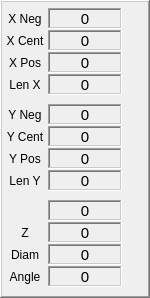
         <widget class="QFrame" name="frame_6">
          <property name="geometry">
           <rect>
            <x>450</x>
            <y>0</y>
            <width>150</width>
            <height>298</height>
           </rect>
          </property>
          <property name="frameShape">
           <enum>QFrame::WinPanel</enum>
          </property>
          <property name="frameShadow">
           <enum>QFrame::Raised</enum>
          </property>
          <widget class="QLabel" name="lab_probing_ang">
           <property name="geometry">
            <rect>
             <x>4</x>
             <y>266</y>
             <width>42</width>
             <height>21</height>
            </rect>
           </property>
           <property name="text">
            <string>Angle</string>
           </property>
           <property name="alignment">
            <set>Qt::AlignCenter</set>
           </property>
          </widget>
          <widget class="QLabel" name="lab_probing_xn">
           <property name="geometry">
            <rect>
             <x>4</x>
             <y>8</y>
             <width>42</width>
             <height>21</height>
            </rect>
           </property>
           <property name="text">
            <string>X Neg</string>
           </property>
           <property name="alignment">
            <set>Qt::AlignCenter</set>
           </property>
          </widget>
          <widget class="QLabel" name="lab_probing_xc">
           <property name="geometry">
            <rect>
             <x>4</x>
             <y>30</y>
             <width>42</width>
             <height>21</height>
            </rect>
           </property>
           <property name="text">
            <string>X Cent</string>
           </property>
           <property name="alignment">
            <set>Qt::AlignCenter</set>
           </property>
          </widget>
          <widget class="QLabel" name="lab_probing_diam">
           <property name="geometry">
            <rect>
             <x>4</x>
             <y>244</y>
             <width>42</width>
             <height>21</height>
            </rect>
           </property>
           <property name="text">
            <string>Diam</string>
           </property>
           <property name="alignment">
            <set>Qt::AlignCenter</set>
           </property>
          </widget>
          <widget class="QLabel" name="lab_probing_z">
           <property name="geometry">
            <rect>
             <x>4</x>
             <y>222</y>
             <width>42</width>
             <height>21</height>
            </rect>
           </property>
           <property name="text">
            <string>Z</string>
           </property>
           <property name="alignment">
            <set>Qt::AlignCenter</set>
           </property>
          </widget>
          <widget class="QLabel" name="lab_probing_ly">
           <property name="geometry">
            <rect>
             <x>4</x>
             <y>170</y>
             <width>42</width>
             <height>21</height>
            </rect>
           </property>
           <property name="text">
            <string>Len Y</string>
           </property>
           <property name="alignment">
            <set>Qt::AlignCenter</set>
           </property>
          </widget>
          <widget class="QLabel" name="lab_probing_yc">
           <property name="geometry">
            <rect>
             <x>4</x>
             <y>126</y>
             <width>42</width>
             <height>21</height>
            </rect>
           </property>
           <property name="text">
            <string>Y Cent</string>
           </property>
           <property name="alignment">
            <set>Qt::AlignCenter</set>
           </property>
          </widget>
          <widget class="QLabel" name="lab_probing_xp">
           <property name="geometry">
            <rect>
             <x>4</x>
             <y>52</y>
             <width>42</width>
             <height>21</height>
            </rect>
           </property>
           <property name="text">
            <string>X Pos</string>
           </property>
           <property name="alignment">
            <set>Qt::AlignCenter</set>
           </property>
          </widget>
          <widget class="QLabel" name="lab_probing_yn">
           <property name="geometry">
            <rect>
             <x>4</x>
             <y>104</y>
             <width>42</width>
             <height>21</height>
            </rect>
           </property>
           <property name="text">
            <string>Y Neg</string>
           </property>
           <property name="alignment">
            <set>Qt::AlignCenter</set>
           </property>
          </widget>
          <widget class="QLabel" name="lab_probing_lx">
           <property name="geometry">
            <rect>
             <x>4</x>
             <y>74</y>
             <width>42</width>
             <height>21</height>
            </rect>
           </property>
           <property name="text">
            <string>Len X</string>
           </property>
           <property name="alignment">
            <set>Qt::AlignCenter</set>
           </property>
          </widget>
          <widget class="QLabel" name="lab_probing_yp">
           <property name="geometry">
            <rect>
             <x>4</x>
             <y>148</y>
             <width>42</width>
             <height>21</height>
            </rect>
           </property>
           <property name="text">
            <string>Y Pos</string>
           </property>
           <property name="alignment">
            <set>Qt::AlignCenter</set>
           </property>
          </widget>
          <widget class="QLabel" name="lab_probing_offset_a">
           <property name="geometry">
            <rect>
             <x>48</x>
             <y>266</y>
             <width>74</width>
             <height>21</height>
            </rect>
           </property>
           <property name="font">
            <font>
             <pointsize>11</pointsize>
            </font>
           </property>
           <property name="frameShape">
            <enum>QFrame::WinPanel</enum>
           </property>
           <property name="frameShadow">
            <enum>QFrame::Sunken</enum>
           </property>
           <property name="text">
            <string>0</string>
           </property>
           <property name="alignment">
            <set>Qt::AlignCenter</set>
           </property>
          </widget>
          <widget class="QLabel" name="lab_probing_offset_xp">
           <property name="geometry">
            <rect>
             <x>48</x>
             <y>52</y>
             <width>74</width>
             <height>21</height>
            </rect>
           </property>
           <property name="font">
            <font>
             <pointsize>11</pointsize>
            </font>
           </property>
           <property name="frameShape">
            <enum>QFrame::WinPanel</enum>
           </property>
           <property name="frameShadow">
            <enum>QFrame::Sunken</enum>
           </property>
           <property name="text">
            <string>0</string>
           </property>
           <property name="alignment">
            <set>Qt::AlignCenter</set>
           </property>
          </widget>
          <widget class="QLabel" name="lab_probing_offset_d">
           <property name="geometry">
            <rect>
             <x>48</x>
             <y>244</y>
             <width>74</width>
             <height>21</height>
            </rect>
           </property>
           <property name="font">
            <font>
             <pointsize>11</pointsize>
            </font>
           </property>
           <property name="frameShape">
            <enum>QFrame::WinPanel</enum>
           </property>
           <property name="frameShadow">
            <enum>QFrame::Sunken</enum>
           </property>
           <property name="text">
            <string>0</string>
           </property>
           <property name="alignment">
            <set>Qt::AlignCenter</set>
           </property>
          </widget>
          <widget class="QLabel" name="lab_probe_offset_xm">
           <property name="geometry">
            <rect>
             <x>48</x>
             <y>8</y>
             <width>74</width>
             <height>21</height>
            </rect>
           </property>
           <property name="font">
            <font>
             <pointsize>11</pointsize>
            </font>
           </property>
           <property name="frameShape">
            <enum>QFrame::WinPanel</enum>
           </property>
           <property name="frameShadow">
            <enum>QFrame::Sunken</enum>
           </property>
           <property name="text">
            <string>0</string>
           </property>
           <property name="alignment">
            <set>Qt::AlignCenter</set>
           </property>
          </widget>
          <widget class="QLabel" name="lab_probing_offset_lx">
           <property name="geometry">
            <rect>
             <x>48</x>
             <y>74</y>
             <width>74</width>
             <height>21</height>
            </rect>
           </property>
           <property name="font">
            <font>
             <pointsize>11</pointsize>
            </font>
           </property>
           <property name="frameShape">
            <enum>QFrame::WinPanel</enum>
           </property>
           <property name="frameShadow">
            <enum>QFrame::Sunken</enum>
           </property>
           <property name="text">
            <string>0</string>
           </property>
           <property name="alignment">
            <set>Qt::AlignCenter</set>
           </property>
          </widget>
          <widget class="QLabel" name="lab_probing_offset_yp">
           <property name="geometry">
            <rect>
             <x>48</x>
             <y>148</y>
             <width>74</width>
             <height>21</height>
            </rect>
           </property>
           <property name="font">
            <font>
             <pointsize>11</pointsize>
            </font>
           </property>
           <property name="frameShape">
            <enum>QFrame::WinPanel</enum>
           </property>
           <property name="frameShadow">
            <enum>QFrame::Sunken</enum>
           </property>
           <property name="text">
            <string>0</string>
           </property>
           <property name="alignment">
            <set>Qt::AlignCenter</set>
           </property>
          </widget>
          <widget class="QLabel" name="lab_probing_offset_xc">
           <property name="geometry">
            <rect>
             <x>48</x>
             <y>30</y>
             <width>74</width>
             <height>21</height>
            </rect>
           </property>
           <property name="font">
            <font>
             <pointsize>11</pointsize>
            </font>
           </property>
           <property name="frameShape">
            <enum>QFrame::WinPanel</enum>
           </property>
           <property name="frameShadow">
            <enum>QFrame::Sunken</enum>
           </property>
           <property name="text">
            <string>0</string>
           </property>
           <property name="alignment">
            <set>Qt::AlignCenter</set>
           </property>
          </widget>
          <widget class="QLabel" name="lab_probing_offset_z">
           <property name="geometry">
            <rect>
             <x>48</x>
             <y>222</y>
             <width>74</width>
             <height>21</height>
            </rect>
           </property>
           <property name="font">
            <font>
             <pointsize>11</pointsize>
            </font>
           </property>
           <property name="frameShape">
            <enum>QFrame::WinPanel</enum>
           </property>
           <property name="frameShadow">
            <enum>QFrame::Sunken</enum>
           </property>
           <property name="text">
            <string>0</string>
           </property>
           <property name="alignment">
            <set>Qt::AlignCenter</set>
           </property>
          </widget>
          <widget class="QLabel" name="lab_probing_offset_ym">
           <property name="geometry">
            <rect>
             <x>48</x>
             <y>104</y>
             <width>74</width>
             <height>21</height>
            </rect>
           </property>
           <property name="font">
            <font>
             <pointsize>11</pointsize>
            </font>
           </property>
           <property name="frameShape">
            <enum>QFrame::WinPanel</enum>
           </property>
           <property name="frameShadow">
            <enum>QFrame::Sunken</enum>
           </property>
           <property name="text">
            <string>0</string>
           </property>
           <property name="alignment">
            <set>Qt::AlignCenter</set>
           </property>
          </widget>
          <widget class="QLabel" name="lab_probing_offset_yc">
           <property name="geometry">
            <rect>
             <x>48</x>
             <y>126</y>
             <width>74</width>
             <height>21</height>
            </rect>
           </property>
           <property name="font">
            <font>
             <pointsize>11</pointsize>
            </font>
           </property>
           <property name="frameShape">
            <enum>QFrame::WinPanel</enum>
           </property>
           <property name="frameShadow">
            <enum>QFrame::Sunken</enum>
           </property>
           <property name="text">
            <string>0</string>
           </property>
           <property name="alignment">
            <set>Qt::AlignCenter</set>
           </property>
          </widget>
          <widget class="QLabel" name="lab_probing_offset_ly">
           <property name="geometry">
            <rect>
             <x>48</x>
             <y>170</y>
             <width>74</width>
             <height>21</height>
            </rect>
           </property>
           <property name="font">
            <font>
             <pointsize>11</pointsize>
            </font>
           </property>
           <property name="frameShape">
            <enum>QFrame::WinPanel</enum>
           </property>
           <property name="frameShadow">
            <enum>QFrame::Sunken</enum>
           </property>
           <property name="text">
            <string>0</string>
           </property>
           <property name="alignment">
            <set>Qt::AlignCenter</set>
           </property>
          </widget>
          <widget class="QLabel" name="lab_probing_offset_not_used">
           <property name="geometry">
            <rect>
             <x>48</x>
             <y>200</y>
             <width>74</width>
             <height>21</height>
            </rect>
           </property>
           <property name="font">
            <font>
             <pointsize>11</pointsize>
            </font>
           </property>
           <property name="frameShape">
            <enum>QFrame::WinPanel</enum>
           </property>
           <property name="frameShadow">
            <enum>QFrame::Sunken</enum>
           </property>
           <property name="text">
            <string>0</string>
           </property>
           <property name="alignment">
            <set>Qt::AlignCenter</set>
           </property>
          </widget>
         </widget>
